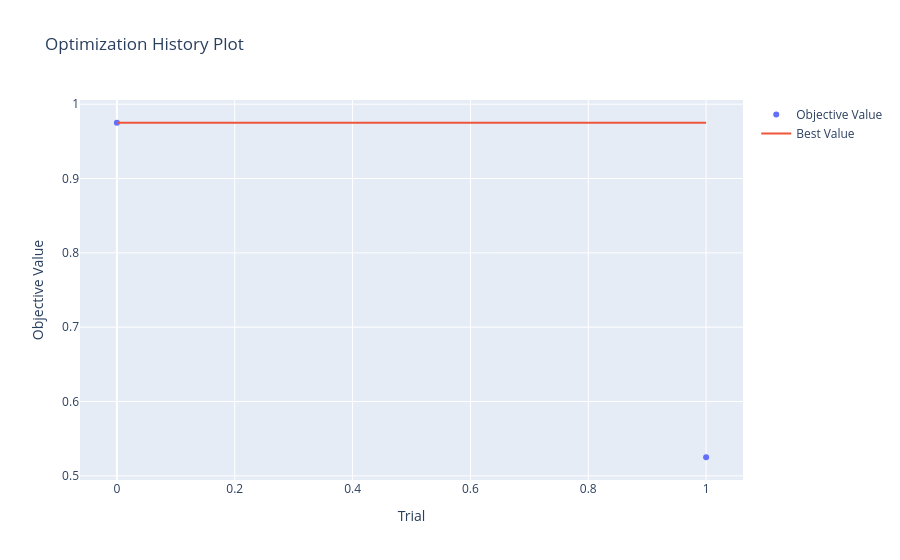
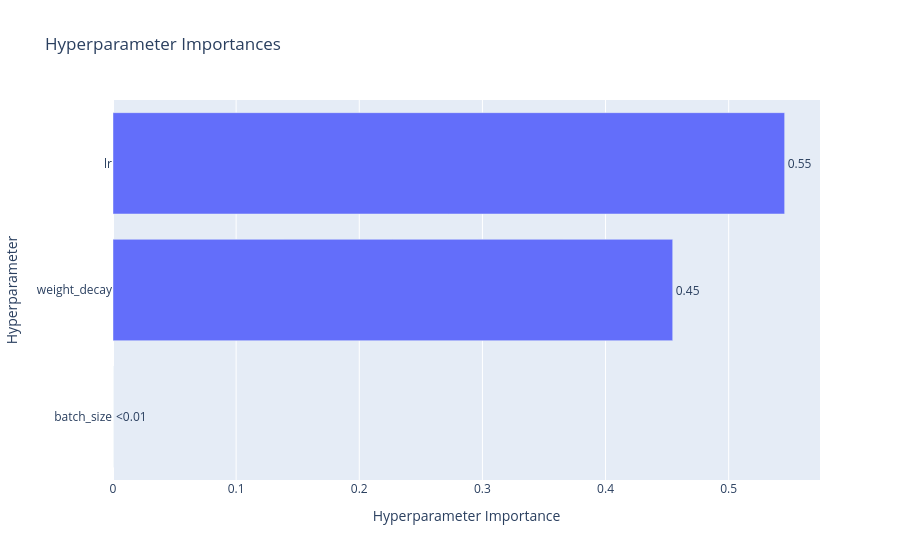
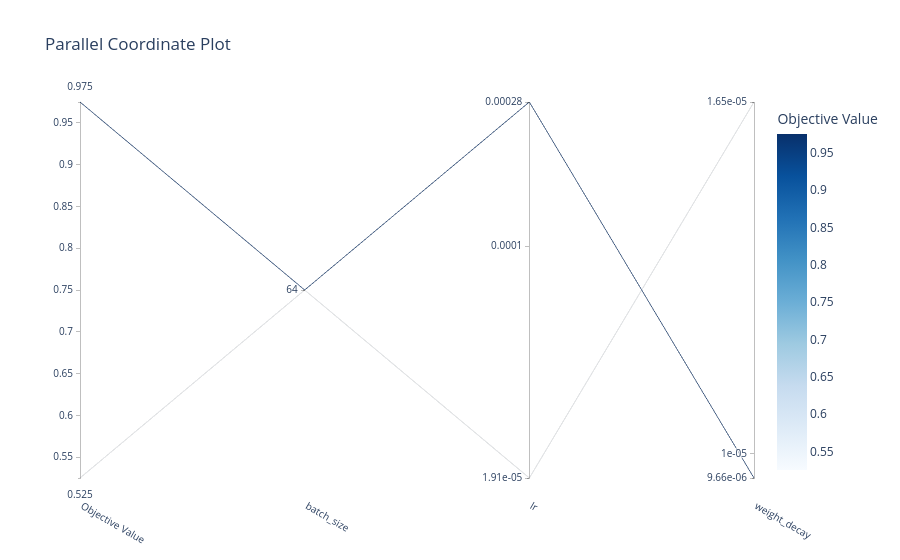

The notebook cell these images were saved under, in order:
### Markdown cell above
# Optuna objective function

### Code cell
def objective(trial):
    lr = trial.suggest_float("lr", 1e-5, 1e-3, log=True)
    batch_size = trial.suggest_categorical("batch_size", [64, 128, 256])
    weight_decay = trial.suggest_float("weight_decay", 1e-6, 1e-3, log=True)

    t_loader, v_loader = get_dataloaders(batch_size)
    trial_model = build_model()
    
    optimizer = optim.Adam(trial_model.parameters(), lr=lr, weight_decay=weight_decay)
    criterion = nn.CrossEntropyLoss()

    for epoch in range(OPTUNA_EPOCHS):
        trial_model.train()
        for inputs, labels in t_loader:
            inputs, labels = inputs.to(device), labels.to(device)
            optimizer.zero_grad()
            outputs = trial_model(inputs)
            loss = criterion(outputs, labels)
            loss.backward()
            optimizer.step()

        trial_model.eval()
        corrects = 0
        with torch.no_grad():
            for inputs, labels in v_loader:
                inputs, labels = inputs.to(device), labels.to(device)
                outputs = trial_model(inputs)
                _, preds = torch.max(outputs, 1)
                corrects += torch.sum(preds == labels.data)

        val_acc = corrects.double().item() / len(v_loader.dataset)

        trial.report(val_acc, epoch)
        if trial.should_prune():
            raise optuna.exceptions.TrialPruned()

    return val_acc

study = optuna.create_study(direction="maximize")
study.optimize(objective, n_trials=OPTUNA_TRIALS)
optuna.visualization.plot_optimization_history(study).show()
optuna.visualization.plot_param_importances(study).show()
optuna.visualization.plot_parallel_coordinate(study).show()

print("\n--- Optimización finished ---")
print(f"Best Accuracy: {study.best_value:.4f}")
print(f"Best parameters: {study.best_params}")

### Figure 1 — Plotly figure (JSON) as saved in the notebook; plotly's stock layout.template omitted (floating-point values rounded to 4 significant figures)
{"data": [{"mode": "markers", "name": "Objective Value", "type": "scatter", "x": [0, 1], "y": [0.975, 0.525]}, {"mode": "lines", "name": "Best Value", "type": "scatter", "x": [0, 1], "y": [0.975, 0.975]}, {"marker": {"color": "#cccccc"}, "mode": "markers", "name": "Infeasible Trial", "showlegend": false, "type": "scatter", "x": [], "y": []}], "layout": {"title": {"text": "Optimization History Plot"}, "xaxis": {"title": {"text": "Trial"}}, "yaxis": {"title": {"text": "Objective Value"}}}}

### Figure 2 — Plotly figure (JSON) as saved in the notebook; plotly's stock layout.template omitted (floating-point values rounded to 4 significant figures)
{"data": [{"cliponaxis": false, "hovertemplate": ["batch_size (CategoricalDistribution): 0.0<extra></extra>", "weight_decay (FloatDistribution): 0.45454545454545453<extra></extra>", "lr (FloatDistribution): 0.5454545454545454<extra></extra>"], "name": "Objective Value", "orientation": "h", "text": ["<0.01", "0.45", "0.55"], "textposition": "outside", "type": "bar", "x": [0, 0.4545, 0.5455], "y": ["batch_size", "weight_decay", "lr"]}], "layout": {"title": {"text": "Hyperparameter Importances"}, "xaxis": {"title": {"text": "Hyperparameter Importance"}}, "yaxis": {"title": {"text": "Hyperparameter"}}}}

### Figure 3 — Plotly figure (JSON) as saved in the notebook; plotly's stock layout.template omitted (floating-point values rounded to 4 significant figures)
{"data": [{"dimensions": [{"label": "Objective Value", "range": [0.525, 0.975], "values": [0.975, 0.525]}, {"label": "batch_size", "range": [0, 0], "ticktext": ["64"], "tickvals": [0], "values": [0, 0]}, {"label": "lr", "range": [-4.72, -3.552], "ticktext": ["1.91e-05", "0.0001", "0.00028"], "tickvals": [-4.72, -4, -3.552], "values": [-3.552, -4.72]}, {"label": "weight_decay", "range": [-5.015, -4.783], "ticktext": ["9.66e-06", "1e-05", "1.65e-05"], "tickvals": [-5.015, -5, -4.783], "values": [-5.015, -4.783]}], "labelangle": 30, "labelside": "bottom", "line": {"color": [0.975, 0.525], "colorbar": {"title": {"text": "Objective Value"}}, "colorscale": [[0, "rgb(247,251,255)"], [0.125, "rgb(222,235,247)"], [0.25, "rgb(198,219,239)"], [0.375, "rgb(158,202,225)"], [0.5, "rgb(107,174,214)"], [0.625, "rgb(66,146,198)"], [0.75, "rgb(33,113,181)"], [0.875, "rgb(8,81,156)"], [1, "rgb(8,48,107)"]], "reversescale": false, "showscale": true}, "type": "parcoords"}], "layout": {"title": {"text": "Parallel Coordinate Plot"}}}
